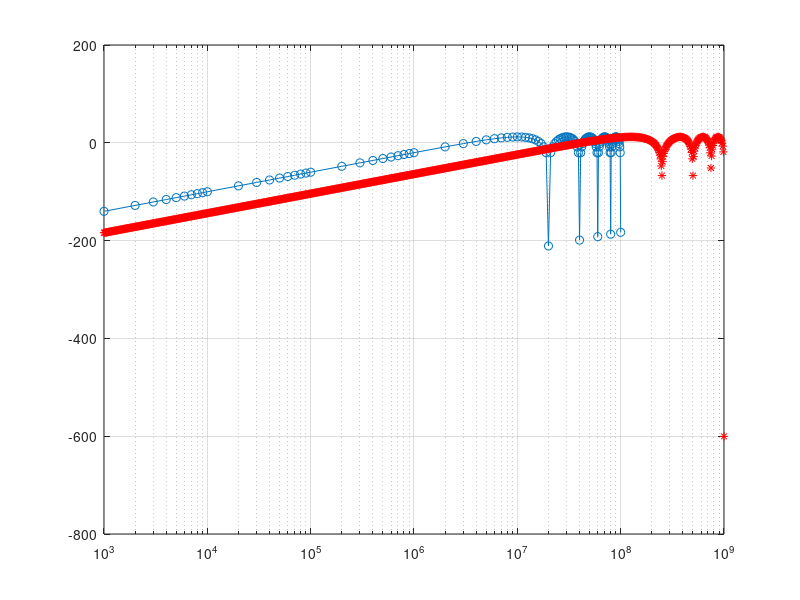

Write the MATLAB code that produced this figure.
clc;clear;close all;

data = [
    0.0000E+00	0
1.0000E+03	9.74088E-15
2.0000E+03	1.55854E-13
3.0000E+03	7.89011E-13
4.0000E+03	2.49366E-12
5.0000E+03	6.08805E-12
6.0000E+03	1.26242E-11
7.0000E+03	2.33878E-11
8.0000E+03	3.98986E-11
9.0000E+03	6.39098E-11
1.0000E+04	9.74086E-11
2.0000E+04	1.55853E-09
3.0000E+04	7.88999E-09
4.0000E+04	2.4936E-08
5.0000E+04	6.0878E-08
6.0000E+04	1.26234E-07
7.0000E+04	2.3386E-07
8.0000E+04	3.98944E-07
9.0000E+04	6.39014E-07
1.0000E+05	9.73927E-07
2.0000E+05	1.55752E-05
3.0000E+05	7.87844E-05
4.0000E+05	0.000248711
5.0000E+05	0.000606306
6.0000E+05	0.001254962
7.0000E+05	0.002320002
8.0000E+05	0.003948058
9.0000E+05	0.006306344
1.0000E+06	0.009581826
2.0000E+06	0.145897557
3.0000E+06	0.679681869
4.0000E+06	1.909824476
5.0000E+06	3.999989386
6.0000E+06	6.854086109
7.0000E+06	10.08422894
8.0000E+06	13.09015189
9.0000E+06	15.2264746
1.0000E+07	16
1.1000E+07	15.2265002
1.2000E+07	13.09019703
1.3000E+07	10.08428348
1.4000E+07	6.854138966
1.5000E+07	4.000031843
1.6000E+07	1.909852378
1.7000E+07	0.679696028
1.8000E+07	0.145902323
1.9000E+07	0.009582468
2.0000E+07	7.93332E-22
2.1000E+07	0.009581184
2.2000E+07	0.145892791
2.3000E+07	0.67966771
2.4000E+07	1.909796575
2.5000E+07	3.999946928
2.6000E+07	6.854033252
2.7000E+07	10.0841744
2.8000E+07	13.09010674
2.9000E+07	15.226449
3.0000E+07	16
3.1000E+07	15.2265258
3.2000E+07	13.09024218
3.3000E+07	10.08433802
3.4000E+07	6.854191824
3.5000E+07	4.000074301
3.6000E+07	1.909880279
3.7000E+07	0.679710188
3.8000E+07	0.14590709
3.9000E+07	0.009583111
4.0000E+07	1.26933E-20
4.1000E+07	0.009580542
4.2000E+07	0.145888025
4.3000E+07	0.679653551
4.4000E+07	1.909768674
4.5000E+07	3.999904471
4.6000E+07	6.853980395
4.7000E+07	10.08411986
4.8000E+07	13.09006159
4.9000E+07	15.2264234
5.0000E+07	16
5.1000E+07	15.22655139
5.2000E+07	13.09028732
5.3000E+07	10.08439256
5.4000E+07	6.854244682
5.5000E+07	4.000116759
5.6000E+07	1.909908181
5.7000E+07	0.679724347
5.8000E+07	0.145911856
5.9000E+07	0.009583753
6.0000E+07	6.42599E-20
6.1000E+07	0.0095799
6.2000E+07	0.145883259
6.3000E+07	0.679639393
6.4000E+07	1.909740773
6.5000E+07	3.999862015
6.6000E+07	6.853927538
6.7000E+07	10.08406533
6.8000E+07	13.09001645
6.9000E+07	15.2263978
7.0000E+07	16
7.1000E+07	15.22657699
7.2000E+07	13.09033247
7.3000E+07	10.08444709
7.4000E+07	6.854297539
7.5000E+07	4.000159217
7.6000E+07	1.909936084
7.7000E+07	0.679738507
7.8000E+07	0.145916623
7.9000E+07	0.009584395
8.0000E+07	2.03093E-19
8.1000E+07	0.009579258
8.2000E+07	0.145878494
8.3000E+07	0.679625234
8.4000E+07	1.909712872
8.5000E+07	3.999819558
8.6000E+07	6.853874681
8.7000E+07	10.08401079
8.8000E+07	13.0899713
8.9000E+07	15.2263722
9.0000E+07	16
9.1000E+07	15.22660259
9.2000E+07	13.09037761
9.3000E+07	10.08450163
9.4000E+07	6.854350397
9.5000E+07	4.000201675
9.6000E+07	1.909963986
9.7000E+07	0.679752667
9.8000E+07	0.145921389
9.9000E+07	0.009585037
1.0000E+08	4.95833E-19
];

x = data(:,1);
y = data(:,2);
semilogx(x,10*log10(y),'o-');
grid on;

f = logspace(3,9,1000);
y2 = (2*sin(pi*f/250e6)).^(2*(3-1));
hold on;
semilogx(f,10*log10(y2),'r*');